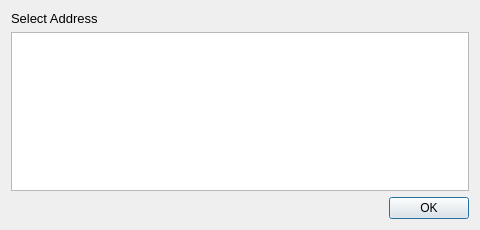
<?xml version="1.0" encoding="UTF-8"?>
<ui version="4.0">
 <class>AddressChooserDialog</class>
 <widget class="QDialog" name="AddressChooserDialog">
  <property name="geometry">
   <rect>
    <x>0</x>
    <y>0</y>
    <width>480</width>
    <height>230</height>
   </rect>
  </property>
  <property name="sizePolicy">
   <sizepolicy hsizetype="Fixed" vsizetype="Fixed">
    <horstretch>0</horstretch>
    <verstretch>0</verstretch>
   </sizepolicy>
  </property>
  <property name="minimumSize">
   <size>
    <width>480</width>
    <height>230</height>
   </size>
  </property>
  <property name="maximumSize">
   <size>
    <width>480</width>
    <height>230</height>
   </size>
  </property>
  <property name="windowTitle">
   <string>Select Address</string>
  </property>
  <layout class="QVBoxLayout" name="verticalLayout">
   <item>
    <widget class="QLabel" name="addressTitle">
     <property name="font">
      <font>
       <pointsize>10</pointsize>
       <weight>50</weight>
       <bold>false</bold>
      </font>
     </property>
     <property name="text">
      <string>Select Address</string>
     </property>
     <property name="wordWrap">
      <bool>true</bool>
     </property>
    </widget>
   </item>
   <item>
    <widget class="QTableView" name="addressView"/>
   </item>
   <item>
    <widget class="QDialogButtonBox" name="buttonBox">
     <property name="orientation">
      <enum>Qt::Horizontal</enum>
     </property>
     <property name="standardButtons">
      <set>QDialogButtonBox::Ok</set>
     </property>
    </widget>
   </item>
  </layout>
 </widget>
 <resources/>
 <connections>
  <connection>
   <sender>buttonBox</sender>
   <signal>accepted()</signal>
   <receiver>AddressChooserDialog</receiver>
   <slot>accept()</slot>
   <hints>
    <hint type="sourcelabel">
     <x>248</x>
     <y>254</y>
    </hint>
    <hint type="destinationlabel">
     <x>157</x>
     <y>274</y>
    </hint>
   </hints>
  </connection>
  <connection>
   <sender>buttonBox</sender>
   <signal>rejected()</signal>
   <receiver>AddressChooserDialog</receiver>
   <slot>reject()</slot>
   <hints>
    <hint type="sourcelabel">
     <x>316</x>
     <y>260</y>
    </hint>
    <hint type="destinationlabel">
     <x>286</x>
     <y>274</y>
    </hint>
   </hints>
  </connection>
 </connections>
</ui>
